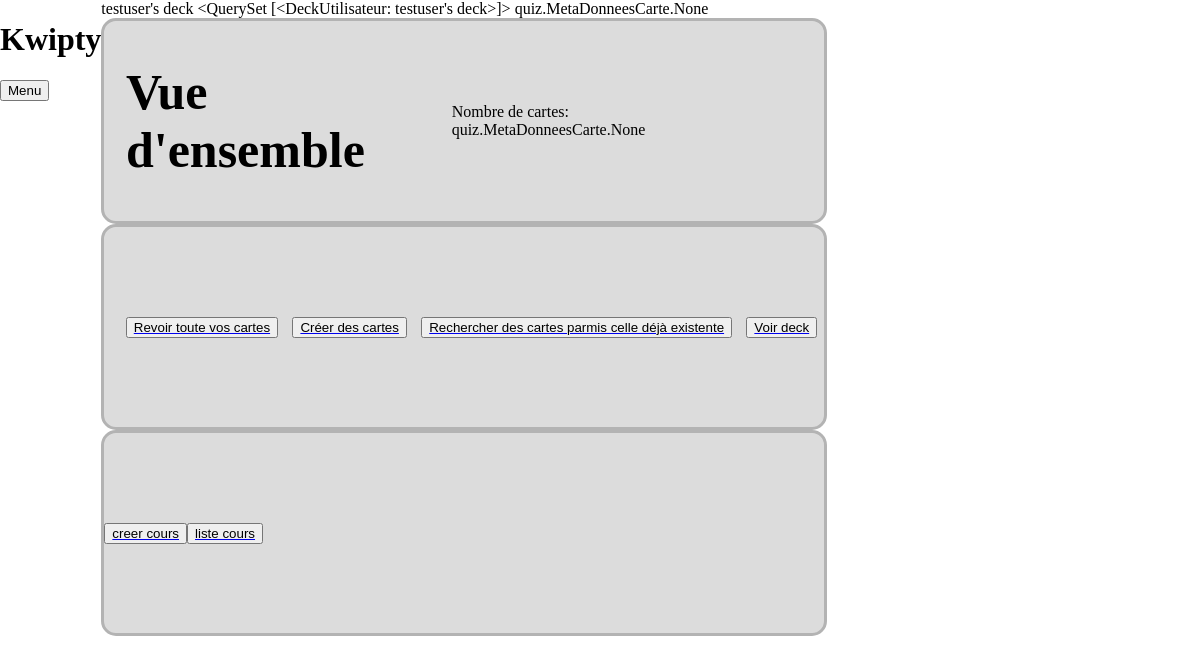
Page /dashboard/ (signed in) on the committed database.
### compte/models.py (models this page shows, shortened)
class DeckUtilisateur(models.Model):
    eleve = models.ForeignKey(Eleve, on_delete=models.CASCADE)
    cartes = models.ManyToManyField("quiz.MetaDonneesCarte")
    class Meta:
        verbose_name = ("Deck de l'utilisateur")
        verbose_name_plural = ("Decks des utilisateurs")
    def __str__(self):
        return f'''{self.eleve}'s deck'''

class Eleve(AbstractUser):
    nom = models.CharField(max_length=50)
    prenom = models.CharField(max_length=50)
    email = models.EmailField(max_length=254)
    def __str__(self):
        return self.username

### compte/views.py (the view)
# urls.py: path('dashboard/', views.menu_principal, name='menu'),
def menu_principal(request):
    deck = DeckUtilisateur.objects.get(eleve = request.user)
    toutlesdeck= DeckUtilisateur.objects.all()
    context = {
        'deck':deck,
        'tout':toutlesdeck
    }
    return render(request, 'compte/menu.html', context)

### templates/compte/menu.html (shortened to what this page needs)
{% extends 'baseavecnavbar.html' %}
{% load static %}
{% block content %}
<div class="contenu">
    {{deck}}
    {{tout}}
    {{deck.cartes}}
    <div class="info cours">
        <div class="intitule">
            <h1>Vue d'ensemble</h1>
        </div>
        <div class="stats">
            <p>Nombre de cartes:  {{deck.cartes}}</p>
        </div>
    </div>
    <div class="info cartes">
        {% if cartes is not None %}
        <a class="reviser" href="{% url 'reviser_cartes' revision_instance.id %}">
            <button>
                Revoir toute vos cartes
            </button>
        </a>
        {% else %}
        <a class="reviser">
            <a class="reviser" href="{% url 'reviser-cartes' %}">
                <button>
                    Revoir toute vos cartes
                </button>
            </a>
            <a class="reviser" href="{% url 'creer-carte' %}">
                <button>
                    Créer des cartes
                </button>
            </a>
            <a class="reviser" href='{% url 'voir-cartes-disponibles' %}'>
                <button>
                    Rechercher des cartes parmis celle déjà existente
                </button>
             </a>
             <a class="reviser" href='{% url 'voir-deck' %}'>
                <button>
                    Voir deck
                </button>
             </a>
        {% endif %}
    </div>
    <div class="info reviser">
        <a href='{% url 'creer-cours' %}' class='reviser'><button>creer cours</button></a>
        <a href='{% url 'liste-cours' %}' class='reviser'><button>liste cours</button></a>
    </div>
</div>
{% endblock %}

### rows in the picture
DeckUtilisateur: eleve.username "testuser's deck", eleve.username "<QuerySet [<DeckUtilisateur: testuser's deck>]>", cartes "quiz.MetaDonneesCarte.None"
